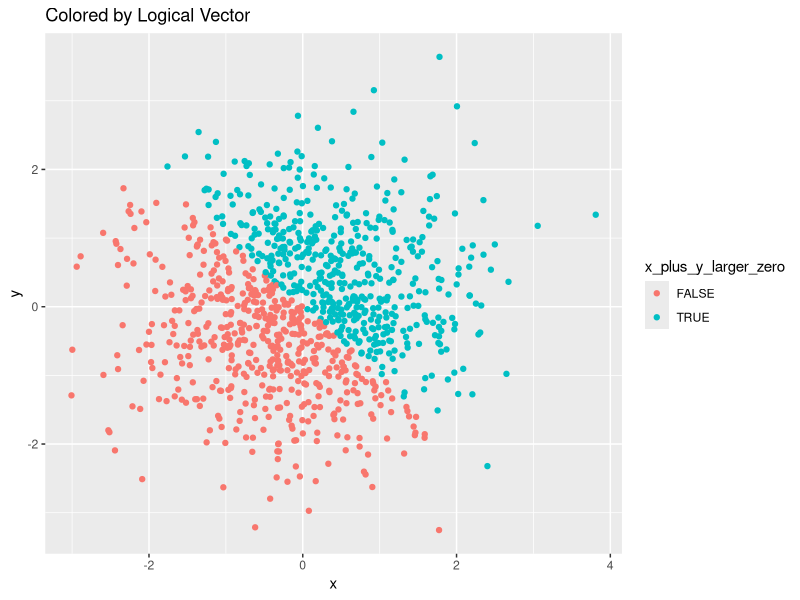
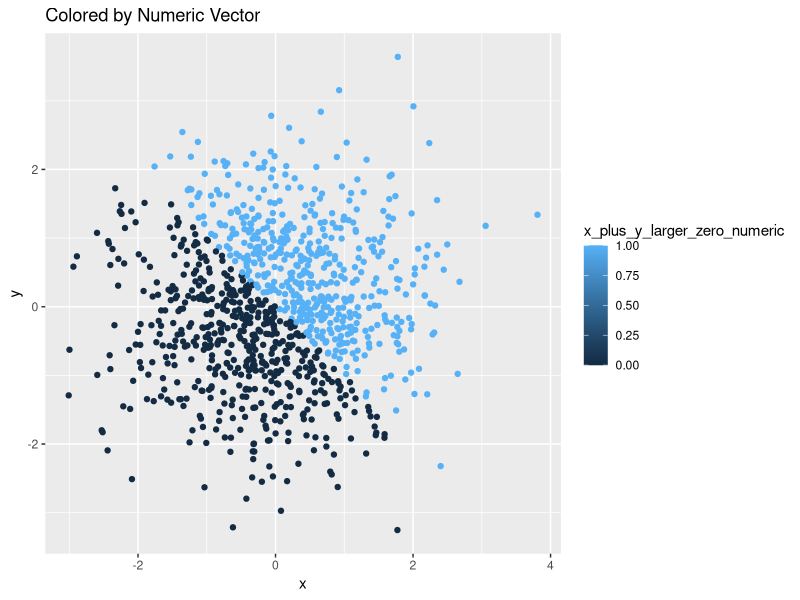
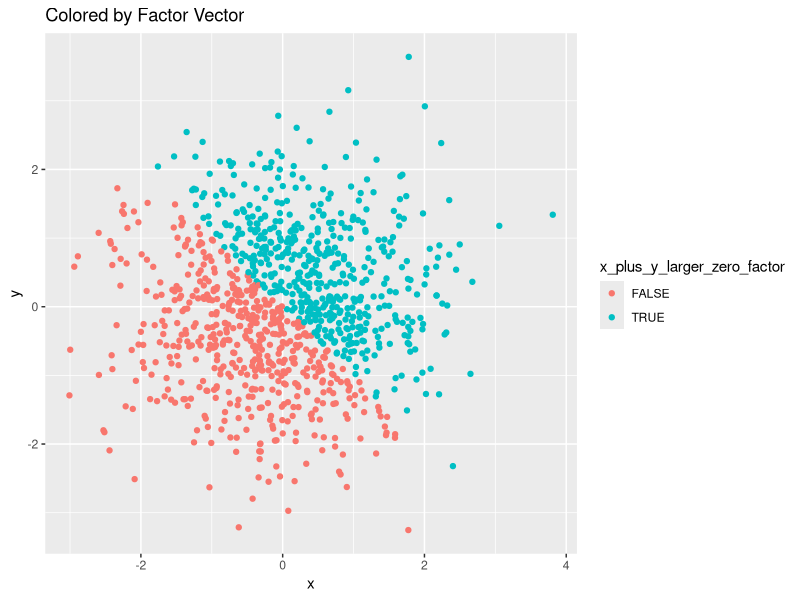
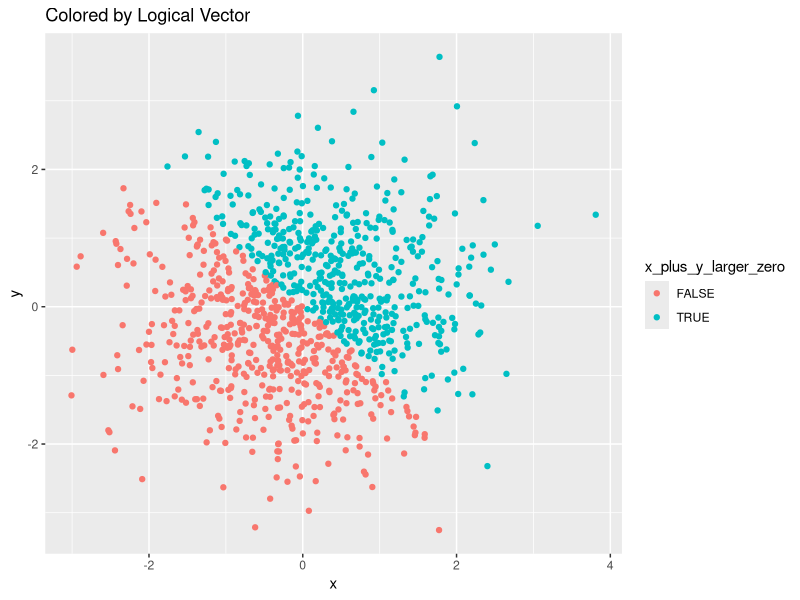

Write the R code that produced these figures, in order.
## ---- chunk 1
library(tidyverse)
library(ggplot2)
## ---- chunk 2
first_problem_df = tibble(
  uniform_sample_vector = runif(10, 0, 5),
  greater_than_two = uniform_sample_vector > 2,
  factor_vector = as.factor(c("a", "a", "a", "a", "a", "a", "b", "b", "b", "b")),
  character_vector = c("a", "b", "c", "d", "e", "f", "g", "h", "i", "j")
)

## ---- chunk 3
mean(first_problem_df$uniform_sample_vector)
mean(first_problem_df$greater_than_two)
mean(first_problem_df$factor_vector)
mean(first_problem_df$character_vector)

## ---- chunk 4
as.numeric(first_problem_df$greater_than_two)
as.numeric(first_problem_df$factor_vector)
as.numeric(first_problem_df$character_vector)


## ---- chunk 5

as.numeric(as.factor(first_problem_df$character_vector))
as.numeric(as.character(first_problem_df$factor_vector))


## ---- chunk 6

set.seed(1)

plot_df = tibble(
  x = rnorm(1000),
  y = rnorm(1000),
  x_plus_y_larger_zero = (x + y) > 0,
  x_plus_y_larger_zero_numeric = as.numeric(x_plus_y_larger_zero),
  x_plus_y_larger_zero_factor = as.factor(x_plus_y_larger_zero)
)

## ---- chunk 7
ggplot(plot_df, aes(x = x, y = y, color = x_plus_y_larger_zero)) + labs(title = "Colored by Logical Vector") + geom_point()

ggsave("plot_colored_by_logical.png")


ggplot(plot_df, aes(x = x, y = y, color = x_plus_y_larger_zero_numeric )) + labs(title = "Colored by Numeric Vector") + geom_point()


ggplot(plot_df, aes(x = x, y = y, color = x_plus_y_larger_zero_factor )) + labs(title = "Colored by Factor Vector") + geom_point()





